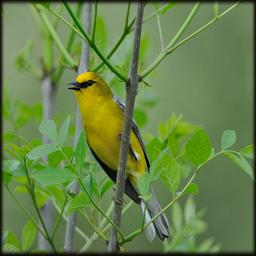
#> input picture HWs/L5_HW/image1.png, 256 x 256 px
$ python code.py image1.png
#> lines starting #> are read from the running program, lines starting #| are printed output that depends on the picture
import cv2
import sys
import copy
import numpy as np
import itertools

def concatenate_histograms(feature_vectors):
	'''
	Convert nested list to single list
	[ [...], [...], [...], ...] -> [... , ..., ... , .......]
	'''
	return list(itertools.chain(*feature_vectors))


def parity(a, b):
	if a >= b :
		return 1
	return 0


def find_histogram_of_patch(extracted_patches_of_image):
	histograms = []

	for patch in extracted_patches_of_image:
		frequency = [0] * 256

		for i in range(patch.shape[0]):
			for j in range(patch.shape[1]):
				# patch[i][j] --> concerned pixel

				decimal = 0
				directions = [(-1, -1), (-1, 0), (-1, 1), (0 , 1), (1, 1), (1, 0), (1, -1), (0, -1)]

				for x, y in directions:
					try:
						z = parity(patch[i + x, j + y], patch[i][j])
					except:
						# this will excecute when concerned pixel is at boundary of patch
						z = parity(0, patch[i][j])
					decimal = 2 * decimal + z

				frequency[decimal] += 1

		histograms.append(frequency)

	return histograms


def take_out_patch(grayImage, x1, y1, horizontal_length, vertical_length):
	'''
	x1, y1 are starting coordinates in matrix and part is of given dimension
	'''
	return grayImage[x1: x1 + horizontal_length, y1 : y1 + vertical_length]


def divide_image_in_patches(grayImage):
	parts = [(2, 2)]
	extracted_patches_of_image = [] # stores image parts

	IMG_SIZE = grayImage.shape
	for x, y in parts:
		horizontal_length = IMG_SIZE[0] // x
		vertical_length = IMG_SIZE[1] // y

		for i in range(x):
			x1 = horizontal_length * i
			for j in range(y):
				y1 = vertical_length * j
				patch = take_out_patch(grayImage, x1, y1, horizontal_length, vertical_length)
				extracted_patches_of_image.append(patch)

	return extracted_patches_of_image


def main(image_path):

#> called with image_path = 'image1.png'
	originalImage = cv2.imread(image_path)
#> originalImage is the input picture: shape (256, 256, 3); mean B, G, R 72.7, 129.9, 102.7
	grayImage = cv2.cvtColor(originalImage, cv2.COLOR_BGR2GRAY)
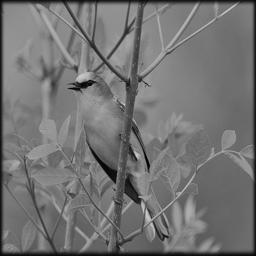
#> grayImage: shape (256, 256); min 2, max 206, mean 115.3

	extracted_patches_of_image = divide_image_in_patches(grayImage)
#> after the loop in divide_image_in_patches, `for x, y in parts:`: extracted_patches_of_image = 4 items
#> extracted_patches_of_image = 4 items

	histograms = find_histogram_of_patch(extracted_patches_of_image)
#> the loop in find_histogram_of_patch, `for patch in extracted_patches_of_image:` made 4 passes
#> histograms = 4 items

	feature_vectors = concatenate_histograms(histograms)
#> feature_vectors = 1024 values, max 4203 at index 511, min 0 at index 21, mean 64

	print(feature_vectors)
#> (printed output is left out)
	return feature_vectors


if __name__ == '__main__':
	if len(sys.argv) != 2:
		print("Usage: python3 code.py <path_of_image>")
		exit(1)

	image_path = sys.argv[1]
	main(image_path)
